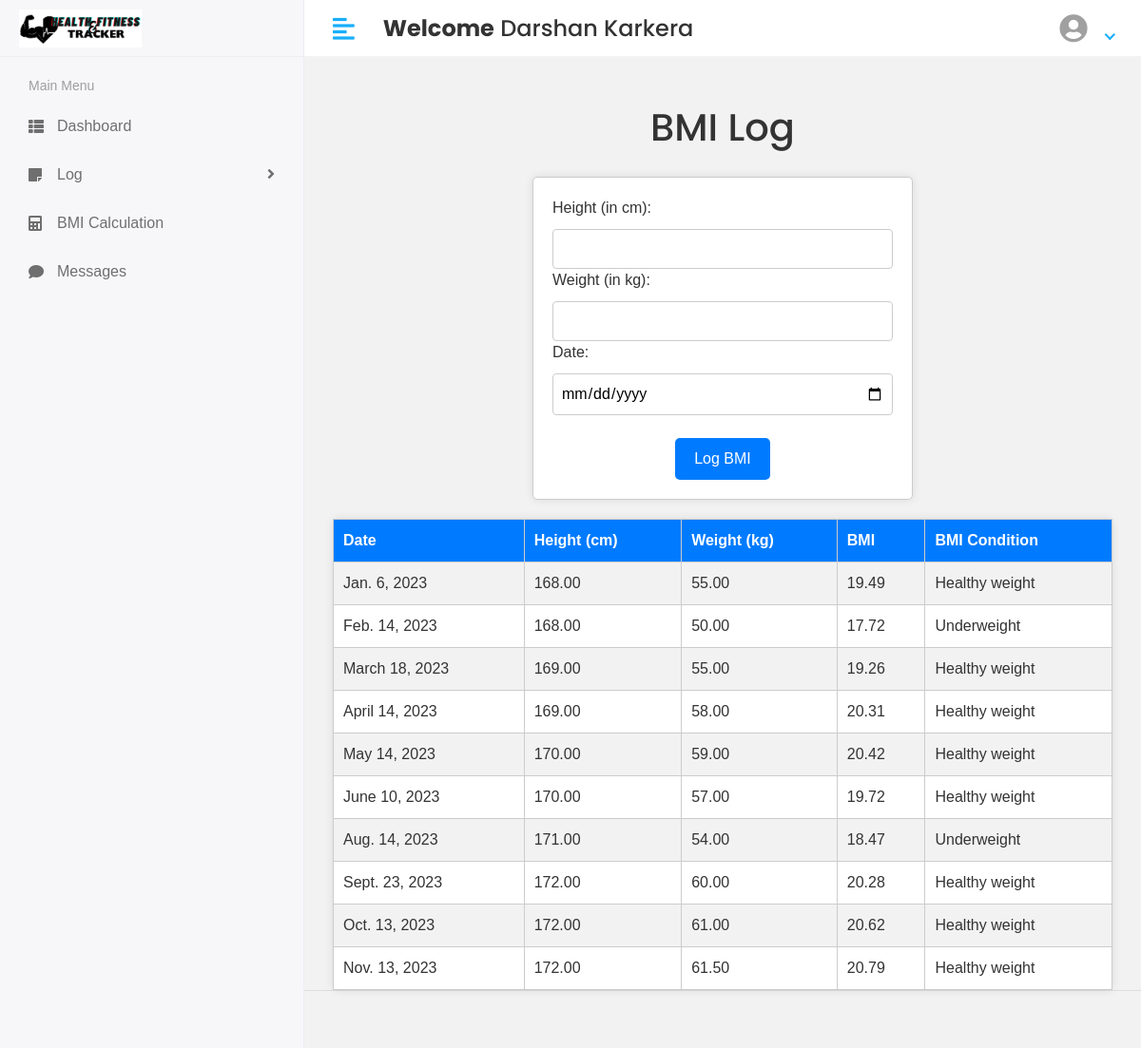
Screenshot of /User/log/bmi_log (signed in) with the database file from the repository.
### app/models.py (models this page shows, shortened)
class CustomUser(AbstractUser):
    USER = (
        ('1', 'USER'),
        ('2', 'TRAINER'),
        ('3', 'ADMIN')
    )
    user_type = models.CharField(choices=USER, max_length=50, default=1)

class BMILog(models.Model):
    user = models.ForeignKey('CustomUser', on_delete=models.CASCADE)
    height = models.DecimalField(max_digits=5, decimal_places=2)  # Height in centimeters
    weight = models.DecimalField(max_digits=5, decimal_places=2)  # Weight in kilograms
    bmi = models.DecimalField(max_digits=5, decimal_places=2)  # BMI value
    log_date = models.DateField(null=True, blank=True)
    def get_bmi_condition(self):
        if self.bmi < 18.5:
            return 'Underweight'
        elif 18.5 <= self.bmi < 24.9:
            return 'Healthy weight'
        elif 24.9 <= self.bmi < 29.9:
            return 'Overweight'
        else:
            return 'Obesity'

### health_and_fitness_tracker/user_views.py (the view)
# urls.py: path('User/log/bmi_log', user_views.log_bmi, name='bmi_log'),
def log_bmi(request):
    context = {}
    if request.method == "POST":
        form = BMILogForm(request.POST)
        if form.is_valid():
            bmi_log = form.save(commit=False)
            bmi_log.user = request.user
            if not bmi_log.log_date:
                bmi_log.log_date = timezone.now().date()
            height_m = bmi_log.height / 100
            bmi_log.bmi = bmi_log.weight / (height_m * height_m)
            bmi_log.save()
            messages.success(request, 'BMI log entry added successfully.')
            return redirect('bmi_log')
        else:
            messages.error(request, 'Invalid form data. Please check and try again.')
    else:
        form = BMILogForm()
    context['form'] = form
    context['bmi_logs'] = BMILog.objects.filter(user=request.user)
    return render(request, 'User/bmi_log.html', context)

### app/forms.py
class BMILogForm(forms.ModelForm):
    class Meta:
        model = BMILog
        fields = ['height', 'weight', 'log_date']

### template/User/bmi_log.html (shortened to what this page needs)
{% extends "base.html" %}
{% load static %}
{% block content %}
    <h1>BMI Log</h1>
    <form method="post" action="{% url 'bmi_log' %}">
        <label for="height">Height (in cm):</label>
        <input type="number" id="height" name="height" min="0" step="0.1" required>
        <label for="weight">Weight (in kg):</label>
        <input type="number" id="weight" name="weight" min="0" step="0.1" required>
        <label for="log_date">Date:</label>
        <input type="date" id="log_date" name="log_date" required>
        <br><br>
        <button type="submit">Log BMI</button>
    </form>
    <table>
        <tr>
            <th>Date</th>
            <th>Height (cm)</th>
            <th>Weight (kg)</th>
            <th>BMI</th>
            <th>BMI Condition</th>
        </tr>
        {% for log in bmi_logs %}
        <tr>
            <td>{{ log.log_date }}</td>
            <td>{{ log.height }}</td>
            <td>{{ log.weight }}</td>
            <td>{{ log.bmi }}</td>
            <td>{{ log.get_bmi_condition }}</td>
        </tr>
        {% endfor %}
    </table>
</div>
{% endblock %}

### template/includes/header.html (shortened to what this page needs)
{% load static %}
<div class="header">
            <div class="header-left">
               <a href="index.html" class="logo">
               <img src="{% static 'assets/img/TRACKERlogo.png' %}" alt="Logo">
               </a>
            </div>
            <a href="javascript:void(0);" id="toggle_btn">
            <i class="fas fa-align-left"></i>
            </a>
            <div class="top-nav-search mt-3">
               <h4><strong>Welcome</strong>&nbsp;<span>{{user.first_name}} {{ user.last_name }}</span>&nbsp;</h4>
            </div>
            <ul class="nav user-menu">
               <li class="nav-item dropdown has-arrow">
                  <a href="#" class="dropdown-toggle nav-link" data-toggle="dropdown">
                  <span class="user-img" ><i class="fa fa-user-circle" style="font-size:30px;padding:15px 8px 0 0;"></i></span>
                  </a>
               </li>
            </ul>
         </div>

### static/assets/css/style.css (style rules this page uses)
html { height: 100%; }
body { background-color: #fff; color: #333; font-family: 'Poppins', sans-serif; font-size: 1rem; height: 100%; line-height: 1.5; overflow-x: hidden; }
h1, h2, h3, h4, h5, h6 { font-family: 'Poppins', sans-serif; margin-top: 0; }
a { color: #009ce7; }
input, button, a { transition: all 0.4s ease; -moz-transition: all 0.4s ease; -o-transition: all 0.4s ease; -ms-transition: all 0.4s ease; -webkit-transition: all 0.4s ease; }
input, input:focus, button, button:focus { outline: none; }
ul, ol { padding: 0px; list-style: none; }
.header { background-color: #fff; border-bottom: 1px solid #f3f3f4; left: 0; position: fixed; right: 0; top: 0; z-index: 1001; height: 60px; }
.header .header-left { float: left; height: 60px; padding: 0 20px; position: relative; width: 320px; z-index: 1; transition: all 0.2s ease-in-out; background-color: #f7f7fa; border-bottom: 1px solid #efefef; border-right: 1px solid #ececf5; display: flex; align-items: center; }
.header .header-left .logo { display: inline-block; line-height: 60px; }
.header .header-left .logo img { max-height: 40px; width: auto; }
.header .dropdown-toggle:after { display: none; }
.header .has-arrow .dropdown-toggle:after { border-top: 0; border-left: 0; border-bottom: 2px solid #18aefa; border-right: 2px solid #18aefa; content: ''; height: 8px; display: inline-block; pointer-events: none; -webkit-transform-origin: 66% 66%; -ms-transform-origin: 66% 66%; transform-origin: 66% 66%; -webkit-transform: rotate(45deg); -ms-transform: rotate(45deg); transform: rotate(45deg); -webkit-transition: all 0.15s ease-in-out; transition: all 0.15s ease-in-out; width: 8px; vertical-align: 0px; }
.user-menu { float: right; margin: 0; position: relative; z-index: 99; padding-right: 15px; }
.user-menu.nav > li > a { color: #a0a0a0; font-size: 14px; line-height: 58px; padding: 0 15px; height: 60px; }
.user-img { margin-right: 3px; position: relative; }
.top-nav-search { float: left; margin-left: 15px; }
@media (min-width: 992px) { #toggle_btn { align-items: center; color: #18aefa; display: inline-flex; float: left; font-size: 26px; height: 60px; justify-content: center; margin-left: 15px; padding: 0 15px; } }

### template/User/bmi_log.html (style rules this page uses)
body { font-family: Arial, sans-serif; margin: 0; padding: 0; background-color: #f2f2f2; }
h1 { text-align: center; padding: 20px; }
form { background-color: #fff; max-width: 400px; margin: 0 auto; padding: 20px; border: 1px solid #ccc; border-radius: 5px; box-shadow: 0 0 10px rgba(0, 0, 0, 0.1); }
label { display: block; margin-bottom: 10px; }
#height, #weight,#log_date { width: 100%; padding: 8px; border: 1px solid #ccc; border-radius: 4px; }
table { width: 100%; margin-top: 20px; border-collapse: collapse; background-color: #fff; border: 1px solid #ccc; border-radius: 5px; box-shadow: 0 0 10px rgba(0, 0, 0, 0.1); }
th, td { border: 1px solid #ccc; padding: 10px; text-align: left; }
th { background-color: #007BFF; color: #fff; }
tr:nth-child(even) { background-color: #f2f2f2; }
button { background-color: #007BFF; color: #fff; padding: 10px 20px; border: none; border-radius: 5px; cursor: pointer; display: block; margin: 0 auto; }

### rows the page displays
CustomUser: first_name "Darshan", last_name "Karkera"
BMILog: log_date "Jan. 6, 2023", height "168.00", weight "55.00", bmi "19.49", get_bmi_condition "Healthy weight"
BMILog: log_date "Feb. 14, 2023", height "168.00", weight "50.00", bmi "17.72", get_bmi_condition "Underweight"
BMILog: log_date "March 18, 2023", height "169.00", weight "55.00", bmi "19.26", get_bmi_condition "Healthy weight"
BMILog: log_date "April 14, 2023", height "169.00", weight "58.00", bmi "20.31", get_bmi_condition "Healthy weight"
BMILog: log_date "May 14, 2023", height "170.00", weight "59.00", bmi "20.42", get_bmi_condition "Healthy weight"
BMILog: log_date "June 10, 2023", height "170.00", weight "57.00", bmi "19.72", get_bmi_condition "Healthy weight"
BMILog: log_date "Aug. 14, 2023", height "171.00", weight "54.00", bmi "18.47", get_bmi_condition "Underweight"
BMILog: log_date "Sept. 23, 2023", height "172.00", weight "60.00", bmi "20.28", get_bmi_condition "Healthy weight"
BMILog: log_date "Oct. 13, 2023", height "172.00", weight "61.00", bmi "20.62", get_bmi_condition "Healthy weight"
BMILog: log_date "Nov. 13, 2023", height "172.00", weight "61.50", bmi "20.79", get_bmi_condition "Healthy weight"
